Frame 1 (no input): blank canvas, image omitted
Frame 60 (the mouse pressed at the canvas centre just before this capture): blank canvas, image omitted
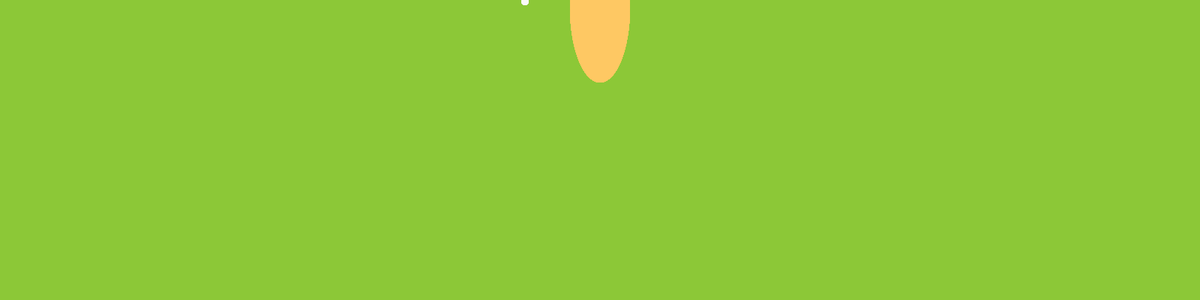
Frame 120 (the mouse held since frame 60 and released just before this capture)

The Processing sketch whose frames 1 and 60 were blank and that drew this single picture after the mouse press (run headless with seeded random() and noise(); from frame 60 on, the mouse is pressed at the canvas centre):

// Processing sketch: processing_157940
// ── processing_157940.pde

int perro=10;

void setup(){
  size(1600,400);
  background(140,200,55);
}
void draw(){
  perro=perro-10;
  noStroke();
  fill(mouseX,mouseY,100,100);
  ellipse(mouseX,10,80,mouseY);
fill(perro);
 perro=perro+20;
 ellipse(700,2,10,10);
}
